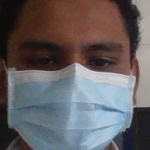
#> input picture Data/abdias/rotro_10.jpg, 150 x 150 px, found by its file name; its folder holds 3 pictures in this run
$ python trainingFR.py
#> lines starting #> are read from the running program, lines starting #| are printed output that depends on the picture
import cv2
import os
import numpy as np

def entrenar():
    dataPath = 'C:/Users/MINEDUCYT/Desktop/ReconocimientoFacial/Data' #Cambia a la ruta donde hayas almacenado Data
    peopleList = os.listdir(dataPath)
    print('Lista de personas: ', peopleList)

    labels = []
    facesData = []
    label  = 0

    for nameDir in peopleList:
        personPath = dataPath + '/' + nameDir
        print("Leyendo Imagenes... ")

        for fileName in os.listdir(personPath):
            print('Rostros: ', nameDir + '/' + fileName)
            labels.append(label)
            facesData.append(cv2.imread(personPath + '/' + fileName, 0))
            image = cv2.imread(personPath + '/' + fileName, 0)
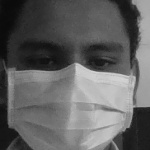
#> image: shape (150, 150); min 10, max 214, mean 97.5
            # cv2.imshow('image', image)
            # cv2.waitKey(10)
        label = label+1
#> label = 1

    # print('labels: ',labels)
    # print("numero de etiquetas 0: ", np.count_nonzero(np.array(labels)== 0))
    # print("numero de etiquetas 1: ", np.count_nonzero(np.array(labels)== 1))

    face_recognizer = cv2.face.LBPHFaceRecognizer_create()

    print("Entrenando... ")
    face_recognizer.train(facesData, np.array(labels))
    face_recognizer.write('modeloLBPHFace.xml')
    # face_recognizer.write('modeloFisherFace.xml')
    print("Modelo almacenado... Listo!!!")
entrenar()
